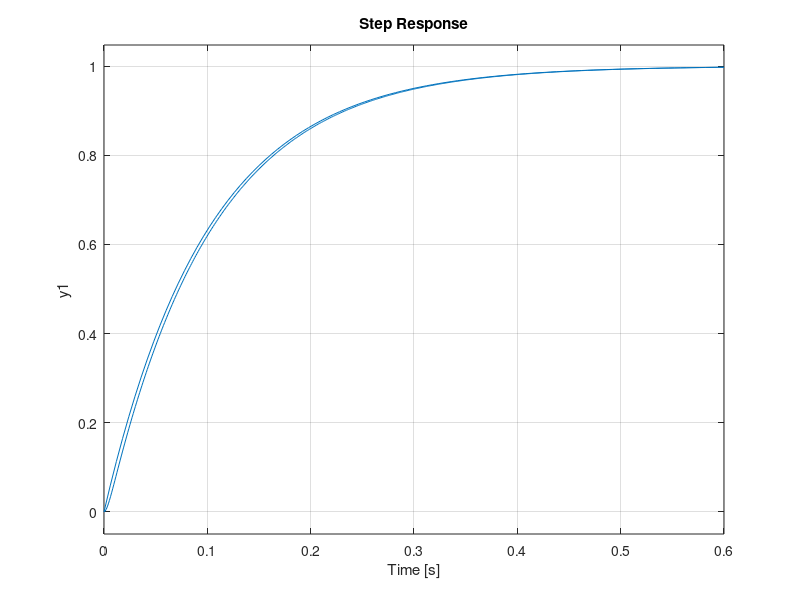

This figure's MATLAB source: (Note: this script raises an error after producing the figure.)
%%
            %1
s = tf('s');
TF = (10*1)/[(s+10)*(s+1)];
hold on
step(TF);
TF1 = (10*3)/[(s+10)*(s+3)];
step(TF1);
TF2 = (10*10)/[(s+10)*(s+10)];
step(TF2);
TF3 = (10*30)/[(s+10)*(s+30)];
step(TF3);
TF4 = (10*100)/[(s+10)*(s+100)];
step(TF4);
TF5 = (10*300)/[(s+10)*(s+300)];
step(TF5);

%%
              %2
s = tf('s');
TF = (10)/[(s+10)];
hold on
step(TF);
TF1 = (abs((-10+1i)*(-10-1i)))/[(s-(-10+1i))*(s-(-10-1i))];
step(TF1);
TF2 = (abs((-10+3i)*(-10-3i)))/[(s-(-10+3i))*(s-(-10-3i))];
step(TF2);
TF3 = (abs((-10+10i)*(-10-10i)))/[(s-(-10+10i))*(s-(-10-10i))];
step(TF3);
TF4 = (abs((-10+30i)*(-10-30i)))/[(s-(-10+30i))*(s-(-10-30i))];
step(TF4);
TF5 = (abs((-10+100i)*(-10-100i)))/[(s-(-10+100i))*(s-(-10-100i))];
step(TF5);
TF6 = (abs((-10+300i)*(-10-300i)))/[(s-(-10+300i))*(s-(-10-300i))];
step(TF6);

%%
            %3
s = tf('s');
TF = (abs((10i)*(-10i)))/[(s+10i)*(s-10i)];
hold on
step(TF);
TF1 = (abs((-1+10i)*(-1-10i)))/[(s-(-1+10i))*(s-(-1-10i))];
step(TF1);
TF2 = (abs((-3+10i)*(-3-10i)))/[(s-(-3+10i))*(s-(-3-10i))];
step(TF2);
TF3 = (abs((-10+10i)*(-10-10i)))/[(s-(-10+10i))*(s-(-10-10i))];
step(TF3);
TF4 = (abs((-30+10i)*(-30-10i)))/[(s-(-30+10i))*(s-(-30-10i))];
step(TF4);
TF5 = (abs((-100+10i)*(-100-10i)))/[(s-(-100+10i))*(s-(-100-10i))];
step(TF5);
TF6 = (abs((-300+10i)*(-300-10i)))/[(s-(-300+10i))*(s-(-300-10i))];
step(TF6);

%%
            %4
s = tf('s');
TF = (abs((-10*(sqrt(2)))))/[(s-(-10*(sqrt(2))))];
hold on
step(TF);
[x1,y1]=pol2cart((11/12)*pi, 10*sqrt(2));
TF1 = (abs((x1+y1*i)*(x1-y1*i)))/[(s-(x1+y1*i))*(s-(x1-y1*i))];
step(TF1);
[x2,y2]=pol2cart((5/6)*pi, 10*sqrt(2));
TF2 = (abs((x2+y2*i)*(x2-y2*i)))/[(s-(x2+y2*i))*(s-(x2-y2*i))];
step(TF2);
[x3,y3]=pol2cart((3/4)*pi, 10*sqrt(2));
TF3 = (abs((x3+y3*i)*(x3-y3*i)))/[(s-(x3+y3*i))*(s-(x3-y3*i))];
step(TF3);
[x4,y4]=pol2cart((13/18)*pi, 10*sqrt(2));
TF4 = (abs((x4+y4*i)*(x4-y4*i)))/[(s-(x4+y4*i))*(s-(x4-y4*i))];
step(TF4);
[x5,y5]=pol2cart((2/3)*pi, 10*sqrt(2));
TF5 = (abs((x5+y5*i)*(x5-y5*i)))/[(s-(x5+y5*i))*(s-(x5-y5*i))];
step(TF5);
[x6,y6]=pol2cart((5/9)*pi, 10*sqrt(2));
TF6 = (abs((x6+y6*i)*(x6-y6*i)))/[(s-(x6+y6*i))*(s-(x6-y6*i))];
step(TF6);

%%
        %5
s = tf('s');
[x,y]=pol2cart((3/4)*pi, 0.5);
TF = (abs((-10*(sqrt(2)))))/[(s-(-10*(sqrt(2))))];
hold on
step(TF);
[x1,y1]=pol2cart((3/4)*pi, 1);
TF1 = (abs((x1+y1*i)*(x1-y1*i)))/[(s-(x1+y1*i))*(s-(x1-y1*i))];
step(TF1);
[x2,y2]=pol2cart((3/4)*pi, 3);
TF2 = (abs((x2+y2*i)*(x2-y2*i)))/[(s-(x2+y2*i))*(s-(x2-y2*i))];
step(TF2);
[x3,y3]=pol2cart((3/4)*pi, 10);
TF3 = (abs((x3+y3*i)*(x3-y3*i)))/[(s-(x3+y3*i))*(s-(x3-y3*i))];
step(TF3);
[x4,y4]=pol2cart((3/4)*pi, 30);
TF4 = (abs((x4+y4*i)*(x4-y4*i)))/[(s-(x4+y4*i))*(s-(x4-y4*i))];
step(TF4);
[x5,y5]=pol2cart((3/4)*pi, 100);
TF5 = (abs((x5+y5*i)*(x5-y5*i)))/[(s-(x5+y5*i))*(s-(x5-y5*i))];
step(TF5);
[x6,y6]=pol2cart((3/4)*pi, 300);
TF6 = (abs((x6+y6*i)*(x6-y6*i)))/[(s-(x6+y6*i))*(s-(x6-y6*i))];
step(TF6);
[x7,y7]=pol2cart((3/4)*pi, 1000);
TF7 = (abs((x7+y7*i)*(x7-y7*i)))/[(s-(x7+y7*i))*(s-(x7-y7*i))];
step(TF7);

%%
            %6
s = tf('s');
TF = ((200/3)*(s+3))/((s+10+10i)*(s+10-10i));
hold on
step(TF);
TF1 = ((200/1)*(s+1))/((s+10+10i)*(s+10-10i));
step(TF1);
TF2 = ((200/10)*(s+10))/((s+10+10i)*(s+10-10i));
step(TF2);
TF3 = ((200/30)*(s+30))/((s+10+10i)*(s+10-10i));
step(TF3);
TF4 = ((200/100)*(s+100))/((s+10+10i)*(s+10-10i));
step(TF4);
TF5 = ((200/300)*(s+300))/((s+10+10i)*(s+10-10i));
step(TF5);
